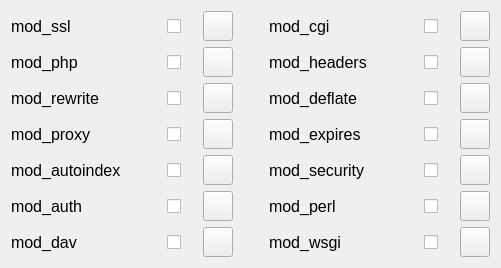
      <widget class="QWidget" name="scrollAreaWidgetContents">
       <property name="geometry">
        <rect>
         <x>0</x>
         <y>0</y>
         <width>501</width>
         <height>264</height>
        </rect>
       </property>
       <layout class="QGridLayout" name="gridLayout_2">
        <item row="4" column="6">
         <widget class="QPushButton" name="push_php_8">
          <property name="minimumSize">
           <size>
            <width>30</width>
            <height>30</height>
           </size>
          </property>
          <property name="maximumSize">
           <size>
            <width>30</width>
            <height>30</height>
           </size>
          </property>
          <property name="text">
           <string/>
          </property>
          <property name="icon">
           <iconset resource="klausres.qrc">
            <normaloff>:/img/8.png</normaloff>:/img/8.png</iconset>
          </property>
          <property name="iconSize">
           <size>
            <width>20</width>
            <height>20</height>
           </size>
          </property>
         </widget>
        </item>
        <item row="2" column="4">
         <widget class="QLabel" name="label_php_6">
          <property name="font">
           <font>
            <pointsize>12</pointsize>
           </font>
          </property>
          <property name="text">
           <string>mod_headers</string>
          </property>
          <property name="textFormat">
           <enum>Qt::AutoText</enum>
          </property>
          <property name="alignment">
           <set>Qt::AlignLeading|Qt::AlignLeft|Qt::AlignVCenter</set>
          </property>
          <property name="margin">
           <number>0</number>
          </property>
         </widget>
        </item>
        <item row="5" column="1">
         <widget class="QCheckBox" name="check_php_9">
          <property name="maximumSize">
           <size>
            <width>30</width>
            <height>30</height>
           </size>
          </property>
          <property name="text">
           <string/>
          </property>
         </widget>
        </item>
        <item row="5" column="5">
         <widget class="QCheckBox" name="check_php_11">
          <property name="maximumSize">
           <size>
            <width>30</width>
            <height>30</height>
           </size>
          </property>
          <property name="text">
           <string/>
          </property>
         </widget>
        </item>
        <item row="3" column="2">
         <widget class="QPushButton" name="push_php_3">
          <property name="minimumSize">
           <size>
            <width>30</width>
            <height>30</height>
           </size>
          </property>
          <property name="maximumSize">
           <size>
            <width>30</width>
            <height>30</height>
           </size>
          </property>
          <property name="text">
           <string/>
          </property>
          <property name="icon">
           <iconset resource="klausres.qrc">
            <normaloff>:/img/8.png</normaloff>:/img/8.png</iconset>
          </property>
          <property name="iconSize">
           <size>
            <width>20</width>
            <height>20</height>
           </size>
          </property>
         </widget>
        </item>
        <item row="5" column="6">
         <widget class="QPushButton" name="push_php_12">
          <property name="minimumSize">
           <size>
            <width>30</width>
            <height>30</height>
           </size>
          </property>
          <property name="maximumSize">
           <size>
            <width>30</width>
            <height>30</height>
           </size>
          </property>
          <property name="text">
           <string/>
          </property>
          <property name="icon">
           <iconset resource="klausres.qrc">
            <normaloff>:/img/8.png</normaloff>:/img/8.png</iconset>
          </property>
          <property name="iconSize">
           <size>
            <width>20</width>
            <height>20</height>
           </size>
          </property>
         </widget>
        </item>
        <item row="3" column="1">
         <widget class="QCheckBox" name="check_php_3">
          <property name="maximumSize">
           <size>
            <width>30</width>
            <height>30</height>
           </size>
          </property>
          <property name="text">
           <string/>
          </property>
         </widget>
        </item>
        <item row="0" column="1">
         <widget class="QCheckBox" name="check_php_2">
          <property name="maximumSize">
           <size>
            <width>30</width>
            <height>30</height>
           </size>
          </property>
          <property name="text">
           <string/>
          </property>
         </widget>
        </item>
        <item row="6" column="2">
         <widget class="QPushButton" name="push_php_10">
          <property name="minimumSize">
           <size>
            <width>30</width>
            <height>30</height>
           </size>
          </property>
          <property name="maximumSize">
           <size>
            <width>30</width>
            <height>30</height>
           </size>
          </property>
          <property name="text">
           <string/>
          </property>
          <property name="icon">
           <iconset resource="klausres.qrc">
            <normaloff>:/img/8.png</normaloff>:/img/8.png</iconset>
          </property>
          <property name="iconSize">
           <size>
            <width>20</width>
            <height>20</height>
           </size>
          </property>
         </widget>
        </item>
        <item row="0" column="5">
         <widget class="QCheckBox" name="check_php_5">
          <property name="maximumSize">
           <size>
            <width>30</width>
            <height>30</height>
           </size>
          </property>
          <property name="text">
           <string/>
          </property>
         </widget>
        </item>
        <item row="7" column="0">
         <widget class="QLabel" name="label_php_13">
          <property name="font">
           <font>
            <pointsize>12</pointsize>
           </font>
          </property>
          <property name="text">
           <string>mod_dav</string>
          </property>
          <property name="textFormat">
           <enum>Qt::AutoText</enum>
          </property>
          <property name="alignment">
           <set>Qt::AlignLeading|Qt::AlignLeft|Qt::AlignVCenter</set>
          </property>
          <property name="margin">
           <number>0</number>
          </property>
         </widget>
        </item>
        <item row="3" column="6">
         <widget class="QPushButton" name="push_php_7">
          <property name="minimumSize">
           <size>
            <width>30</width>
            <height>30</height>
           </size>
          </property>
          <property name="maximumSize">
           <size>
            <width>30</width>
            <height>30</height>
           </size>
          </property>
          <property name="text">
           <string/>
          </property>
          <property name="icon">
           <iconset resource="klausres.qrc">
            <normaloff>:/img/8.png</normaloff>:/img/8.png</iconset>
          </property>
          <property name="iconSize">
           <size>
            <width>20</width>
            <height>20</height>
           </size>
          </property>
         </widget>
        </item>
        <item row="0" column="4">
         <widget class="QLabel" name="label_php_5">
          <property name="font">
           <font>
            <pointsize>12</pointsize>
           </font>
          </property>
          <property name="text">
           <string>mod_cgi</string>
          </property>
          <property name="textFormat">
           <enum>Qt::AutoText</enum>
          </property>
          <property name="alignment">
           <set>Qt::AlignLeading|Qt::AlignLeft|Qt::AlignVCenter</set>
          </property>
          <property name="margin">
           <number>0</number>
          </property>
         </widget>
        </item>
        <item row="0" column="6">
         <widget class="QPushButton" name="push_php_5">
          <property name="minimumSize">
           <size>
            <width>30</width>
            <height>30</height>
           </size>
          </property>
          <property name="maximumSize">
           <size>
            <width>30</width>
            <height>30</height>
           </size>
          </property>
          <property name="text">
           <string/>
          </property>
          <property name="icon">
           <iconset resource="klausres.qrc">
            <normaloff>:/img/8.png</normaloff>:/img/8.png</iconset>
          </property>
          <property name="iconSize">
           <size>
            <width>20</width>
            <height>20</height>
           </size>
          </property>
         </widget>
        </item>
        <item row="4" column="0">
         <widget class="QLabel" name="label_php_4">
          <property name="font">
           <font>
            <pointsize>12</pointsize>
           </font>
          </property>
          <property name="text">
           <string>mod_proxy</string>
          </property>
          <property name="textFormat">
           <enum>Qt::AutoText</enum>
          </property>
          <property name="alignment">
           <set>Qt::AlignLeading|Qt::AlignLeft|Qt::AlignVCenter</set>
          </property>
          <property name="margin">
           <number>0</number>
          </property>
         </widget>
        </item>
        <item row="2" column="0">
         <widget class="QLabel" name="label_php">
          <property name="font">
           <font>
            <pointsize>12</pointsize>
           </font>
          </property>
          <property name="text">
           <string>mod_php</string>
          </property>
          <property name="textFormat">
           <enum>Qt::AutoText</enum>
          </property>
          <property name="alignment">
           <set>Qt::AlignLeading|Qt::AlignLeft|Qt::AlignVCenter</set>
          </property>
          <property name="margin">
           <number>0</number>
          </property>
         </widget>
        </item>
        <item row="5" column="2">
         <widget class="QPushButton" name="push_php_9">
          <property name="minimumSize">
           <size>
            <width>30</width>
            <height>30</height>
           </size>
          </property>
          <property name="maximumSize">
           <size>
            <width>30</width>
            <height>30</height>
           </size>
          </property>
          <property name="text">
           <string/>
          </property>
          <property name="icon">
           <iconset resource="klausres.qrc">
            <normaloff>:/img/8.png</normaloff>:/img/8.png</iconset>
          </property>
          <property name="iconSize">
           <size>
            <width>20</width>
            <height>20</height>
           </size>
          </property>
         </widget>
        </item>
        <item row="3" column="4">
         <widget class="QLabel" name="label_php_7">
          <property name="font">
           <font>
            <pointsize>12</pointsize>
           </font>
          </property>
          <property name="text">
           <string>mod_deflate</string>
          </property>
          <property name="textFormat">
           <enum>Qt::AutoText</enum>
          </property>
          <property name="alignment">
           <set>Qt::AlignLeading|Qt::AlignLeft|Qt::AlignVCenter</set>
          </property>
          <property name="margin">
           <number>0</number>
          </property>
         </widget>
        </item>
        <item row="5" column="4">
         <widget class="QLabel" name="label_php_11">
          <property name="font">
           <font>
            <pointsize>12</pointsize>
           </font>
          </property>
          <property name="text">
           <string>mod_security</string>
          </property>
          <property name="textFormat">
           <enum>Qt::AutoText</enum>
          </property>
          <property name="alignment">
           <set>Qt::AlignLeading|Qt::AlignLeft|Qt::AlignVCenter</set>
          </property>
          <property name="margin">
           <number>0</number>
          </property>
         </widget>
        </item>
        <item row="2" column="5">
         <widget class="QCheckBox" name="check_php_6">
          <property name="maximumSize">
           <size>
            <width>30</width>
            <height>30</height>
           </size>
          </property>
          <property name="text">
           <string/>
          </property>
         </widget>
        </item>
        <item row="3" column="5">
         <widget class="QCheckBox" name="check_php_7">
          <property name="maximumSize">
           <size>
            <width>30</width>
            <height>30</height>
           </size>
          </property>
          <property name="text">
           <string/>
          </property>
         </widget>
        </item>
        <item row="4" column="1">
         <widget class="QCheckBox" name="check_php_4">
          <property name="maximumSize">
           <size>
            <width>30</width>
            <height>30</height>
           </size>
          </property>
          <property name="text">
           <string/>
          </property>
         </widget>
        </item>
        <item row="6" column="0">
         <widget class="QLabel" name="label_php_10">
          <property name="font">
           <font>
            <pointsize>12</pointsize>
           </font>
          </property>
          <property name="text">
           <string>mod_auth</string>
          </property>
          <property name="textFormat">
           <enum>Qt::AutoText</enum>
          </property>
          <property name="alignment">
           <set>Qt::AlignLeading|Qt::AlignLeft|Qt::AlignVCenter</set>
          </property>
          <property name="margin">
           <number>0</number>
          </property>
         </widget>
        </item>
        <item row="0" column="2">
         <widget class="QPushButton" name="push_php_2">
          <property name="minimumSize">
           <size>
            <width>30</width>
            <height>30</height>
           </size>
          </property>
          <property name="maximumSize">
           <size>
            <width>30</width>
            <height>30</height>
           </size>
          </property>
          <property name="text">
           <string/>
          </property>
          <property name="icon">
           <iconset resource="klausres.qrc">
            <normaloff>:/img/8.png</normaloff>:/img/8.png</iconset>
          </property>
          <property name="iconSize">
           <size>
            <width>20</width>
            <height>20</height>
           </size>
          </property>
         </widget>
        </item>
        <item row="2" column="6">
         <widget class="QPushButton" name="push_php_6">
          <property name="minimumSize">
           <size>
            <width>30</width>
            <height>30</height>
           </size>
          </property>
          <property name="maximumSize">
           <size>
            <width>30</width>
            <height>30</height>
           </size>
          </property>
          <property name="text">
           <string/>
          </property>
          <property name="icon">
           <iconset resource="klausres.qrc">
            <normaloff>:/img/8.png</normaloff>:/img/8.png</iconset>
          </property>
          <property name="iconSize">
           <size>
            <width>20</width>
            <height>20</height>
           </size>
          </property>
         </widget>
        </item>
        <item row="2" column="1">
         <widget class="QCheckBox" name="check_php">
          <property name="maximumSize">
           <size>
            <width>30</width>
            <height>30</height>
           </size>
          </property>
          <property name="text">
           <string/>
          </property>
         </widget>
        </item>
        <item row="6" column="1">
         <widget class="QCheckBox" name="check_php_10">
          <property name="maximumSize">
           <size>
            <width>30</width>
            <height>30</height>
           </size>
          </property>
          <property name="text">
           <string/>
          </property>
         </widget>
        </item>
        <item row="4" column="2">
         <widget class="QPushButton" name="push_php_4">
          <property name="minimumSize">
           <size>
            <width>30</width>
            <height>30</height>
           </size>
          </property>
          <property name="maximumSize">
           <size>
            <width>30</width>
            <height>30</height>
           </size>
          </property>
          <property name="text">
           <string/>
          </property>
          <property name="icon">
           <iconset resource="klausres.qrc">
            <normaloff>:/img/8.png</normaloff>:/img/8.png</iconset>
          </property>
          <property name="iconSize">
           <size>
            <width>20</width>
            <height>20</height>
           </size>
          </property>
         </widget>
        </item>
        <item row="0" column="0">
         <widget class="QLabel" name="label_php_2">
          <property name="font">
           <font>
            <pointsize>12</pointsize>
           </font>
          </property>
          <property name="text">
           <string>mod_ssl</string>
          </property>
          <property name="textFormat">
           <enum>Qt::AutoText</enum>
          </property>
          <property name="alignment">
           <set>Qt::AlignLeading|Qt::AlignLeft|Qt::AlignVCenter</set>
          </property>
          <property name="margin">
           <number>0</number>
          </property>
         </widget>
        </item>
        <item row="6" column="6">
         <widget class="QPushButton" name="push_php_11">
          <property name="minimumSize">
           <size>
            <width>30</width>
            <height>30</height>
           </size>
          </property>
          <property name="maximumSize">
           <size>
            <width>30</width>
            <height>30</height>
           </size>
          </property>
          <property name="text">
           <string/>
          </property>
          <property name="icon">
           <iconset resource="klausres.qrc">
            <normaloff>:/img/8.png</normaloff>:/img/8.png</iconset>
          </property>
          <property name="iconSize">
           <size>
            <width>20</width>
            <height>20</height>
           </size>
          </property>
         </widget>
        </item>
        <item row="3" column="0">
         <widget class="QLabel" name="label_php_3">
          <property name="font">
           <font>
            <pointsize>12</pointsize>
           </font>
          </property>
          <property name="text">
           <string>mod_rewrite</string>
          </property>
          <property name="textFormat">
           <enum>Qt::AutoText</enum>
          </property>
          <property name="alignment">
           <set>Qt::AlignLeading|Qt::AlignLeft|Qt::AlignVCenter</set>
          </property>
          <property name="margin">
           <number>0</number>
          </property>
         </widget>
        </item>
        <item row="0" column="3">
         <spacer name="horizontalSpacer">
          <property name="orientation">
           <enum>Qt::Horizontal</enum>
          </property>
          <property name="sizeType">
           <enum>QSizePolicy::Fixed</enum>
          </property>
          <property name="sizeHint" stdset="0">
           <size>
            <width>30</width>
            <height>10</height>
           </size>
          </property>
         </spacer>
        </item>
        <item row="2" column="2">
         <widget class="QPushButton" name="push_php">
          <property name="minimumSize">
           <size>
            <width>30</width>
            <height>30</height>
           </size>
          </property>
          <property name="maximumSize">
           <size>
            <width>30</width>
            <height>30</height>
           </size>
          </property>
          <property name="text">
           <string/>
          </property>
          <property name="icon">
           <iconset resource="klausres.qrc">
            <normaloff>:/img/8.png</normaloff>:/img/8.png</iconset>
          </property>
          <property name="iconSize">
           <size>
            <width>20</width>
            <height>20</height>
           </size>
          </property>
         </widget>
        </item>
        <item row="6" column="4">
         <widget class="QLabel" name="label_php_12">
          <property name="font">
           <font>
            <pointsize>12</pointsize>
           </font>
          </property>
          <property name="text">
           <string>mod_perl</string>
          </property>
          <property name="textFormat">
           <enum>Qt::AutoText</enum>
          </property>
          <property name="alignment">
           <set>Qt::AlignLeading|Qt::AlignLeft|Qt::AlignVCenter</set>
          </property>
          <property name="margin">
           <number>0</number>
          </property>
         </widget>
        </item>
        <item row="4" column="5">
         <widget class="QCheckBox" name="check_php_8">
          <property name="maximumSize">
           <size>
            <width>30</width>
            <height>30</height>
           </size>
          </property>
          <property name="text">
           <string/>
          </property>
         </widget>
        </item>
        <item row="6" column="5">
         <widget class="QCheckBox" name="check_php_12">
          <property name="maximumSize">
           <size>
            <width>30</width>
            <height>30</height>
           </size>
          </property>
          <property name="text">
           <string/>
          </property>
         </widget>
        </item>
        <item row="5" column="0">
         <widget class="QLabel" name="label_php_9">
          <property name="font">
           <font>
            <pointsize>12</pointsize>
           </font>
          </property>
          <property name="text">
           <string>mod_autoindex</string>
          </property>
          <property name="textFormat">
           <enum>Qt::AutoText</enum>
          </property>
          <property name="alignment">
           <set>Qt::AlignLeading|Qt::AlignLeft|Qt::AlignVCenter</set>
          </property>
          <property name="margin">
           <number>0</number>
          </property>
         </widget>
        </item>
        <item row="4" column="4">
         <widget class="QLabel" name="label_php_8">
          <property name="font">
           <font>
            <pointsize>12</pointsize>
           </font>
          </property>
          <property name="text">
           <string>mod_expires</string>
          </property>
          <property name="textFormat">
           <enum>Qt::AutoText</enum>
          </property>
          <property name="alignment">
           <set>Qt::AlignLeading|Qt::AlignLeft|Qt::AlignVCenter</set>
          </property>
          <property name="margin">
           <number>0</number>
          </property>
         </widget>
        </item>
        <item row="7" column="1">
         <widget class="QCheckBox" name="check_php_13">
          <property name="maximumSize">
           <size>
            <width>30</width>
            <height>30</height>
           </size>
          </property>
          <property name="text">
           <string/>
          </property>
         </widget>
        </item>
        <item row="7" column="2">
         <widget class="QPushButton" name="push_php_13">
          <property name="minimumSize">
           <size>
            <width>30</width>
            <height>30</height>
           </size>
          </property>
          <property name="maximumSize">
           <size>
            <width>30</width>
            <height>30</height>
           </size>
          </property>
          <property name="text">
           <string/>
          </property>
          <property name="icon">
           <iconset resource="klausres.qrc">
            <normaloff>:/img/8.png</normaloff>:/img/8.png</iconset>
          </property>
          <property name="iconSize">
           <size>
            <width>20</width>
            <height>20</height>
           </size>
          </property>
         </widget>
        </item>
        <item row="7" column="4">
         <widget class="QLabel" name="label_php_14">
          <property name="font">
           <font>
            <pointsize>12</pointsize>
           </font>
          </property>
          <property name="text">
           <string>mod_wsgi</string>
          </property>
          <property name="textFormat">
           <enum>Qt::AutoText</enum>
          </property>
          <property name="alignment">
           <set>Qt::AlignLeading|Qt::AlignLeft|Qt::AlignVCenter</set>
          </property>
          <property name="margin">
           <number>0</number>
          </property>
         </widget>
        </item>
        <item row="7" column="5">
         <widget class="QCheckBox" name="check_php_14">
          <property name="maximumSize">
           <size>
            <width>30</width>
            <height>30</height>
           </size>
          </property>
          <property name="text">
           <string/>
          </property>
         </widget>
        </item>
        <item row="7" column="6">
         <widget class="QPushButton" name="push_php_14">
          <property name="minimumSize">
           <size>
            <width>30</width>
            <height>30</height>
           </size>
          </property>
          <property name="maximumSize">
           <size>
            <width>30</width>
            <height>30</height>
           </size>
          </property>
          <property name="text">
           <string/>
          </property>
          <property name="icon">
           <iconset resource="klausres.qrc">
            <normaloff>:/img/8.png</normaloff>:/img/8.png</iconset>
          </property>
          <property name="iconSize">
           <size>
            <width>20</width>
            <height>20</height>
           </size>
          </property>
         </widget>
        </item>
       </layout>
      </widget>
